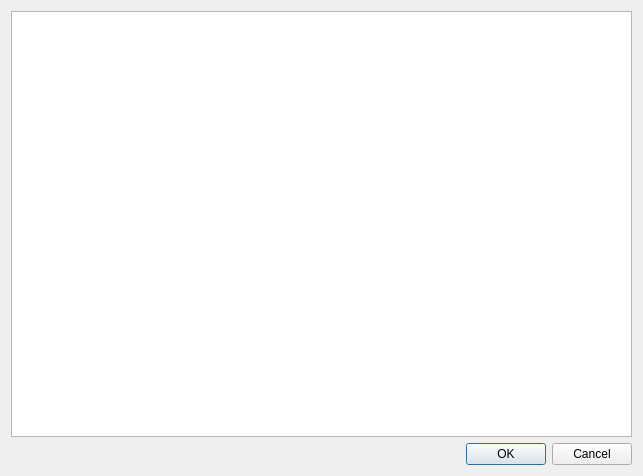
<?xml version="1.0" encoding="UTF-8"?>
<ui version="4.0">
 <class>Dialog</class>
 <widget class="QDialog" name="Dialog">
  <property name="geometry">
   <rect>
    <x>0</x>
    <y>0</y>
    <width>643</width>
    <height>476</height>
   </rect>
  </property>
  <property name="windowTitle">
   <string>Dialog</string>
  </property>
  <layout class="QGridLayout" name="gridLayout">
   <item row="1" column="0">
    <widget class="QDialogButtonBox" name="buttonBox">
     <property name="orientation">
      <enum>Qt::Horizontal</enum>
     </property>
     <property name="standardButtons">
      <set>QDialogButtonBox::Cancel|QDialogButtonBox::Ok</set>
     </property>
    </widget>
   </item>
   <item row="0" column="0">
    <widget class="QTextBrowser" name="scrolled_notes">
     <property name="readOnly">
      <bool>true</bool>
     </property>
     <property name="openExternalLinks">
      <bool>true</bool>
     </property>
    </widget>
   </item>
  </layout>
 </widget>
 <resources/>
 <connections>
  <connection>
   <sender>buttonBox</sender>
   <signal>accepted()</signal>
   <receiver>Dialog</receiver>
   <slot>accept()</slot>
   <hints>
    <hint type="sourcelabel">
     <x>248</x>
     <y>254</y>
    </hint>
    <hint type="destinationlabel">
     <x>157</x>
     <y>274</y>
    </hint>
   </hints>
  </connection>
  <connection>
   <sender>buttonBox</sender>
   <signal>rejected()</signal>
   <receiver>Dialog</receiver>
   <slot>reject()</slot>
   <hints>
    <hint type="sourcelabel">
     <x>316</x>
     <y>260</y>
    </hint>
    <hint type="destinationlabel">
     <x>286</x>
     <y>274</y>
    </hint>
   </hints>
  </connection>
 </connections>
</ui>
